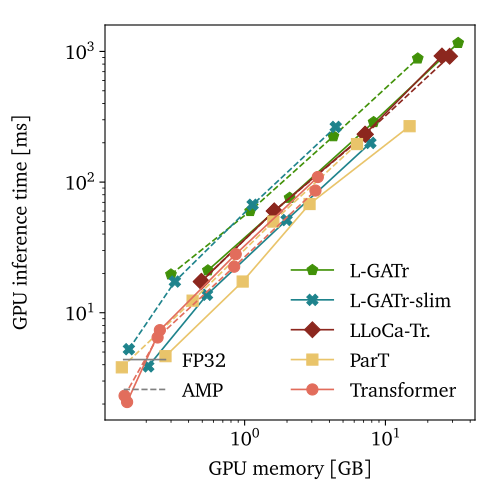

Recreate this plot in Python.
import json

import matplotlib.pyplot as plt
from matplotlib.lines import Line2D

from scaling.plot import (
    BOTTOM,
    FIGSIZE,
    FONTSIZE,
    LEFT,
    MODEL_ORDER,
    RIGHT,
    TOP,
    X_LABEL_POS,
    Y_LABEL_POS,
    colors,
    labels,
    markers,
)

ARCHS = ["tr", "lloca", "part", "slim", "lgatr"]


def main():
    with open("cost_estimate/inference_gpu_amp.json") as f:
        data = json.load(f)
    batchsizes = data["benchmarking"]["batchsizes"]
    models = [m for m in MODEL_ORDER if m in ARCHS]

    fig, ax = plt.subplots(figsize=FIGSIZE)
    ax.set_xscale("log")
    ax.set_yscale("log")
    ax.set_xlabel("GPU memory [GB]", fontsize=FONTSIZE)
    ax.set_ylabel("GPU inference time [ms]", fontsize=FONTSIZE)
    ax.xaxis.set_label_coords(0.5, X_LABEL_POS)
    ax.yaxis.set_label_coords(Y_LABEL_POS, 0.5)
    plt.subplots_adjust(LEFT, BOTTOM, RIGHT, TOP)

    for model in models:
        for mode, ls in [("no-amp", "-"), ("amp", "--")]:
            x, y, ye_lo, ye_hi = [], [], [], []
            for bs in batchsizes:
                d = data[str(bs)][model][mode]
                x.append(d["memory_alloc"])
                y.append(d["mean"])
                ye_lo.append(d["std_minus"])
                ye_hi.append(d["std_plus"])
            ax.errorbar(
                x,
                y,
                color=colors[model],
                marker=markers[model],
                linestyle=ls,
                markersize=8,
                lw=1.2,
            )

    model_handles = [
        Line2D(
            [0],
            [0],
            color=colors[m],
            marker=markers[m],
            linestyle="-",
            lw=1.2,
            markersize=8,
            label=labels[m],
        )
        for m in models
    ]
    mode_handles = [
        Line2D([0], [0], color="gray", linestyle="-", lw=1.2, label="FP32"),
        Line2D([0], [0], color="gray", linestyle="--", lw=1.2, label="AMP"),
    ]
    leg1 = ax.legend(handles=model_handles, loc="lower right", frameon=False)
    ax.add_artist(leg1)
    ax.legend(handles=mode_handles, loc="lower left", frameon=False)

    fig.savefig("scaling/scan_amp.pdf", format="pdf")
    plt.close()


if __name__ == "__main__":
    main()
